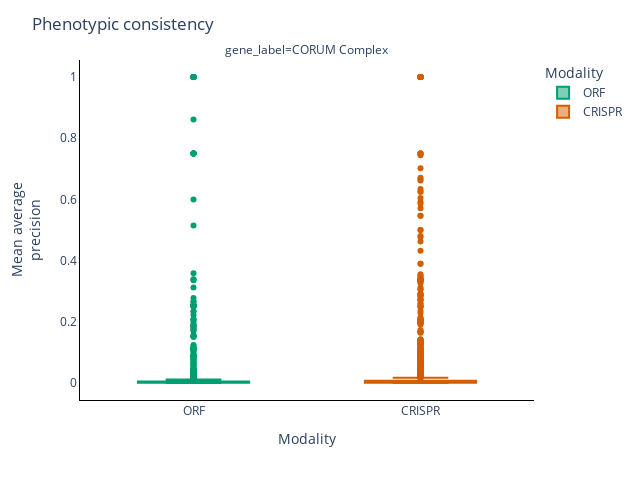

The notebook cell this image was saved under:
### Code cell
fig = (
    px.box(
        gene_label_retrieval_df,
        x="Modality",
        y="mean_average_precision",
        color="Modality",
        color_discrete_map=color_discrete_map,
        facet_col="gene_label",
        facet_col_wrap=2,
    )
    .update_layout(
        title="Phenotypic consistency",
        xaxis1=dict(title="Modality",linecolor="black"),
        xaxis3=dict(linecolor="black"),
        xaxis4=dict(title="Modality", linecolor="black", showticklabels=True),
        xaxis5=dict(linecolor="black"),
        xaxis6=dict(linecolor="black"),
        yaxis1=dict(title=f"Mean average<br>precision", linecolor="black"),
        yaxis3=dict(title=f"Mean average<br>precision", linecolor="black"),
        yaxis4=dict(linecolor="black"),
        yaxis5=dict(title=f"Mean average<br>precision",linecolor="black"),
        yaxis6=dict(linecolor="black"),
        plot_bgcolor="white",
    )
)
fig.update_layout(height=480, width=640)
fig.show()
#fig.write_image("figures/phenotypic-consistency-gene-labels.png", height=480, width=640, scale=2)
#fig.write_image("figures/phenotypic-consistency-gene-labels.svg", height=480, width=640, scale=2)

### Figure 1 — Plotly figure (JSON) as saved in the notebook; plotly's stock layout.template omitted (floating-point values rounded to 4 significant figures; data arrays with more than 128 entries replaced by an {"elided": "..."} marker saying what was removed)
{"data": [{"alignmentgroup": "True", "hovertemplate": "Modality=%{x}<br>gene_label=CORUM Complex<br>mean_average_precision=%{y}<extra></extra>", "legendgroup": "ORF", "marker": {"color": "rgb(0, 158, 115)"}, "name": "ORF", "notched": false, "offsetgroup": "ORF", "orientation": "v", "showlegend": true, "type": "box", "x": {"elided": "1280 str values"}, "x0": " ", "xaxis": "x", "y": {"elided": "1280 float values"}, "y0": " ", "yaxis": "y"}, {"alignmentgroup": "True", "hovertemplate": "Modality=%{x}<br>gene_label=CORUM Complex<br>mean_average_precision=%{y}<extra></extra>", "legendgroup": "CRISPR", "marker": {"color": "rgb(213, 94, 0)"}, "name": "CRISPR", "notched": false, "offsetgroup": "CRISPR", "orientation": "v", "showlegend": true, "type": "box", "x": {"elided": "2204 str values"}, "x0": " ", "xaxis": "x", "y": {"elided": "2204 float values"}, "y0": " ", "yaxis": "y"}], "layout": {"annotations": [{"font": {}, "showarrow": false, "text": "gene_label=CORUM Complex", "x": 0.5, "xanchor": "center", "xref": "paper", "y": 1, "yanchor": "bottom", "yref": "paper"}], "boxmode": "overlay", "height": 480, "legend": {"title": {"text": "Modality"}, "tracegroupgap": 0}, "margin": {"t": 60}, "plot_bgcolor": "white", "title": {"text": "Phenotypic consistency"}, "width": 640, "xaxis": {"anchor": "y", "categoryarray": ["ORF", "CRISPR"], "categoryorder": "array", "domain": [0, 1], "linecolor": "black", "title": {"text": "Modality"}}, "xaxis3": {"linecolor": "black"}, "xaxis4": {"linecolor": "black", "showticklabels": true, "title": {"text": "Modality"}}, "xaxis5": {"linecolor": "black"}, "xaxis6": {"linecolor": "black"}, "yaxis": {"anchor": "x", "domain": [0, 1], "linecolor": "black", "title": {"text": "Mean average<br>precision"}}, "yaxis3": {"linecolor": "black", "title": {"text": "Mean average<br>precision"}}, "yaxis4": {"linecolor": "black"}, "yaxis5": {"linecolor": "black", "title": {"text": "Mean average<br>precision"}}, "yaxis6": {"linecolor": "black"}}}
